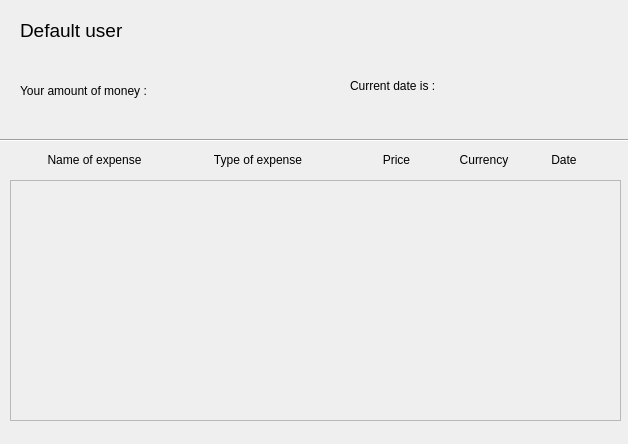
<?xml version="1.0" encoding="UTF-8"?>
<ui version="4.0">
 <class>ep_show_report</class>
 <widget class="QDialog" name="ep_show_report">
  <property name="geometry">
   <rect>
    <x>0</x>
    <y>0</y>
    <width>628</width>
    <height>444</height>
   </rect>
  </property>
  <property name="windowTitle">
   <string>Report</string>
  </property>
  <property name="windowIcon">
   <iconset resource="resources.qrc">
    <normaloff>:/new/icon/images/ep_icon.ico</normaloff>:/new/icon/images/ep_icon.ico</iconset>
  </property>
  <widget class="Line" name="line">
   <property name="geometry">
    <rect>
     <x>-40</x>
     <y>130</y>
     <width>701</width>
     <height>21</height>
    </rect>
   </property>
   <property name="orientation">
    <enum>Qt::Horizontal</enum>
   </property>
  </widget>
  <widget class="QLabel" name="labelNameExpense">
   <property name="geometry">
    <rect>
     <x>16</x>
     <y>150</y>
     <width>157</width>
     <height>19</height>
    </rect>
   </property>
   <property name="text">
    <string>Name of expense</string>
   </property>
   <property name="alignment">
    <set>Qt::AlignCenter</set>
   </property>
  </widget>
  <widget class="QLabel" name="labelPriceExpense">
   <property name="geometry">
    <rect>
     <x>343</x>
     <y>150</y>
     <width>107</width>
     <height>19</height>
    </rect>
   </property>
   <property name="text">
    <string>Price</string>
   </property>
   <property name="alignment">
    <set>Qt::AlignCenter</set>
   </property>
  </widget>
  <widget class="QLabel" name="labelDateExpense">
   <property name="geometry">
    <rect>
     <x>518</x>
     <y>150</y>
     <width>92</width>
     <height>19</height>
    </rect>
   </property>
   <property name="text">
    <string>Date</string>
   </property>
   <property name="alignment">
    <set>Qt::AlignCenter</set>
   </property>
  </widget>
  <widget class="QLabel" name="labelCurrencyExpense">
   <property name="geometry">
    <rect>
     <x>457</x>
     <y>150</y>
     <width>54</width>
     <height>19</height>
    </rect>
   </property>
   <property name="text">
    <string>Currency</string>
   </property>
   <property name="alignment">
    <set>Qt::AlignCenter</set>
   </property>
  </widget>
  <widget class="QLabel" name="labelTypeExpense">
   <property name="geometry">
    <rect>
     <x>180</x>
     <y>150</y>
     <width>156</width>
     <height>19</height>
    </rect>
   </property>
   <property name="text">
    <string>Type of expense</string>
   </property>
   <property name="alignment">
    <set>Qt::AlignCenter</set>
   </property>
  </widget>
  <widget class="QScrollArea" name="scrollAreaReport">
   <property name="geometry">
    <rect>
     <x>10</x>
     <y>180</y>
     <width>611</width>
     <height>241</height>
    </rect>
   </property>
   <property name="sizeAdjustPolicy">
    <enum>QAbstractScrollArea::AdjustIgnored</enum>
   </property>
   <property name="widgetResizable">
    <bool>true</bool>
   </property>
   <widget class="QWidget" name="scrollAreaWidgetContents">
    <property name="geometry">
     <rect>
      <x>0</x>
      <y>0</y>
      <width>609</width>
      <height>239</height>
     </rect>
    </property>
    <widget class="QWidget" name="gridLayoutWidget">
     <property name="geometry">
      <rect>
       <x>0</x>
       <y>0</y>
       <width>611</width>
       <height>241</height>
      </rect>
     </property>
     <layout class="QGridLayout" name="gridLayout"/>
    </widget>
   </widget>
  </widget>
  <widget class="QLabel" name="labelDefaultUser">
   <property name="geometry">
    <rect>
     <x>20</x>
     <y>10</y>
     <width>301</width>
     <height>41</height>
    </rect>
   </property>
   <property name="font">
    <font>
     <pointsize>14</pointsize>
    </font>
   </property>
   <property name="text">
    <string>Default user</string>
   </property>
  </widget>
  <widget class="QLabel" name="labelAmountOfMoney">
   <property name="geometry">
    <rect>
     <x>20</x>
     <y>80</y>
     <width>201</width>
     <height>21</height>
    </rect>
   </property>
   <property name="text">
    <string>Your amount of money : </string>
   </property>
  </widget>
  <widget class="QLabel" name="label_3">
   <property name="geometry">
    <rect>
     <x>350</x>
     <y>70</y>
     <width>151</width>
     <height>31</height>
    </rect>
   </property>
   <property name="text">
    <string>Current date is :</string>
   </property>
  </widget>
 </widget>
 <resources>
  <include location="resources.qrc"/>
 </resources>
 <connections/>
</ui>
